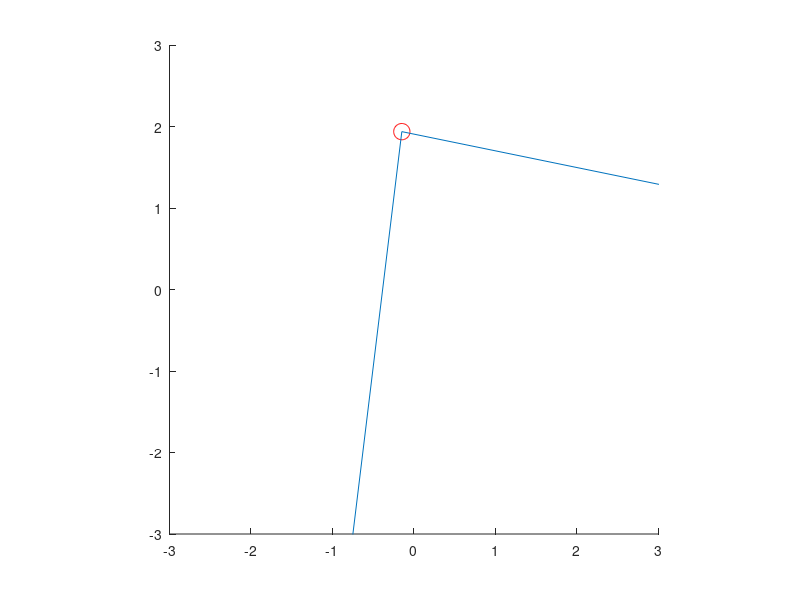

Here is the MATLAB script that generated this plot:
clear all
clc

% particles and positions
NP = 3;
m = [1,1,1];
M = diag(m);
L = 1;
x = [-L/2,0 ; L/2,0 ; 0,L/2];

% velocity
vini = 0.01;
v = [vini,0 ; 0,-vini ; -vini/2,-vini/2];

%timestep
timesteps = 1500;
dt = 0.1;
time = 1:dt:timesteps*dt;
N = length(time);

% m = 1;

%grafik
daspect([1,1,1]);   % Skalar axlarna lika
axis([-3,3,-3,3]);    % Axlarnas intervall
hold on
Ra = 0.1;
for i=1:NP
    BOLL_a(i)=rectangle('Position',[x(i,1)-Ra,x(i,2)-Ra,2*Ra,2*Ra],'Curvature',[1,1],'EdgeColor','r','FaceColor','w');
end
LINJE1=line([x(1,1),x(2,1)],[x(1,2),x(2,2)]);
LINJE2=line([x(3,1),x(2,1)],[x(3,2),x(2,2)]);
LINJE3=line([x(1,1),x(3,1)],[x(1,2),x(3,2)]);

for n = 1:N

    F = 0.5*(0.5-rand(NP,2))-0.1*v;
    v = v + dt*inv(M)*F;
    x = x + dt*v;

    %uppdaterad grafik
    for i=1:NP
        set(BOLL_a(i),'Position',[x(i,1)-Ra,x(i,2)-Ra,2*Ra,2*Ra]);
    end
    set(LINJE1,'XData',[x(1,1),x(2,1)],'YData',[x(1,2),x(2,2)]);
    set(LINJE2,'XData',[x(3,1),x(2,1)],'YData',[x(3,2),x(2,2)]);
    set(LINJE3,'XData',[x(1,1),x(3,1)],'YData',[x(1,2),x(3,2)]);
    pause(0.1); 
end